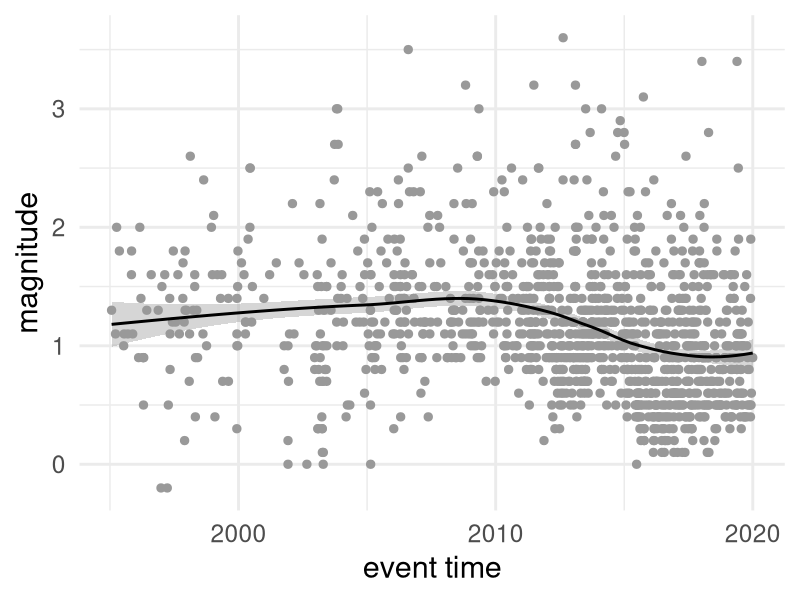
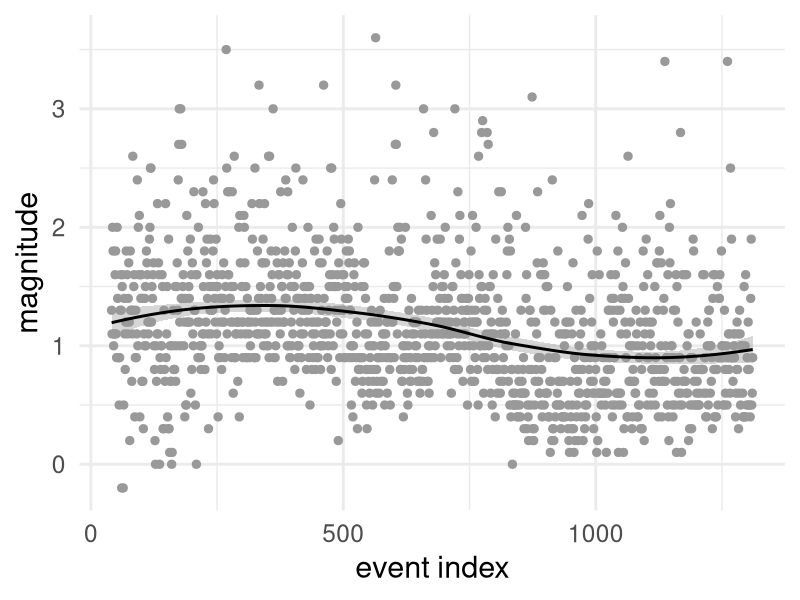

Write R code to recreate these figures, in order.
# Groningnen catalogue plots:
# 0) Filter full catalogue to date range [1995-01-01 to 2020-01-01)
# 1) Plot on natural time scale with loess mean
# 2) Plot on index time scale with loess mean

## SOURCE ----------------------------------------------------------------------
library(dplyr)

## LOAD DATA -------------------------------------------------------------------
cat_full <- readr::read_csv(file = "../00_data/output/2020-05-14_14-46-48_cat.csv")
cat_full <- cat_full %>%
  mutate(index = order(julian2)) %>%
  filter(date >= as.Date("1995-01-01")) %>%
  filter(date < as.Date("2020-01-01")) %>%
  select(mag,index, date)

## PLOT CATALOGUES -------------------------------------------------------------

pdf(file = './output/plots/groningen_catalgoue.pdf', width = 8, height = 5)
## PLOT 1 -- Natural timescale
ggplot2::ggplot(cat_full, ggplot2::aes(x = date, y = mag)) +
  ggplot2:: geom_point(col = 'grey60', size = 2.5) +
  ggplot2::geom_smooth(method = 'loess', col = 'black',) +
  ggplot2::ylab('magnitude') +
  ggplot2::xlab('event time') +
  ggplot2::theme_minimal(base_size = 22)

## PLOT 2 -- Index timescale
ggplot2::ggplot(cat_full, ggplot2::aes(x = index, y = mag)) +
  ggplot2:: geom_point(col = 'grey60', size = 2.5) +
  ggplot2::geom_smooth(method = 'loess', col = 'black',) +
  ggplot2::ylab('magnitude') +
  ggplot2::xlab('event index') +
  ggplot2::theme_minimal(base_size = 22)
dev.off()
